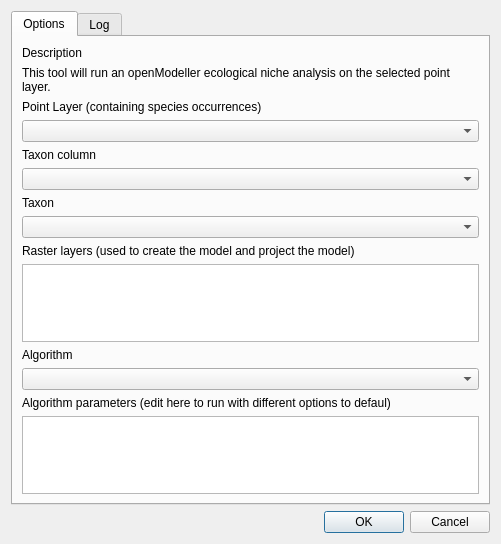
<?xml version="1.0" encoding="UTF-8"?>
<ui version="4.0">
 <class>OpenModellerDialogBase</class>
 <widget class="QDialog" name="OpenModellerDialogBase">
  <property name="geometry">
   <rect>
    <x>0</x>
    <y>0</y>
    <width>501</width>
    <height>544</height>
   </rect>
  </property>
  <property name="windowTitle">
   <string>openModeller</string>
  </property>
  <layout class="QGridLayout" name="gridLayout">
   <item row="0" column="0">
    <widget class="QTabWidget" name="tabs">
     <property name="currentIndex">
      <number>0</number>
     </property>
     <widget class="QWidget" name="options_tab">
      <attribute name="title">
       <string>Options</string>
      </attribute>
      <layout class="QGridLayout" name="gridLayout_3">
       <item row="0" column="0">
        <widget class="QLabel" name="label">
         <property name="text">
          <string>Description</string>
         </property>
        </widget>
       </item>
       <item row="1" column="0">
        <widget class="QLabel" name="label_3">
         <property name="text">
          <string>This tool will run an openModeller ecological niche analysis on the selected point layer.</string>
         </property>
         <property name="wordWrap">
          <bool>true</bool>
         </property>
        </widget>
       </item>
       <item row="2" column="0">
        <widget class="QLabel" name="label_2">
         <property name="text">
          <string>Point Layer (containing species occurrences)</string>
         </property>
        </widget>
       </item>
       <item row="3" column="0">
        <widget class="QComboBox" name="point_layers"/>
       </item>
       <item row="4" column="0">
        <widget class="QLabel" name="label_4">
         <property name="text">
          <string>Taxon column</string>
         </property>
        </widget>
       </item>
       <item row="5" column="0">
        <widget class="QComboBox" name="taxon_column"/>
       </item>
       <item row="6" column="0">
        <widget class="QLabel" name="label_5">
         <property name="text">
          <string>Taxon</string>
         </property>
        </widget>
       </item>
       <item row="7" column="0">
        <widget class="QComboBox" name="taxon"/>
       </item>
       <item row="8" column="0">
        <widget class="QLabel" name="label_8">
         <property name="text">
          <string>Raster layers (used to create the model and project the model)</string>
         </property>
        </widget>
       </item>
       <item row="9" column="0">
        <widget class="QListWidget" name="raster_layers">
         <property name="selectionMode">
          <enum>QAbstractItemView::MultiSelection</enum>
         </property>
        </widget>
       </item>
       <item row="10" column="0">
        <widget class="QLabel" name="label_6">
         <property name="text">
          <string>Algorithm</string>
         </property>
        </widget>
       </item>
       <item row="11" column="0">
        <widget class="QComboBox" name="algorithm"/>
       </item>
       <item row="12" column="0">
        <widget class="QLabel" name="label_7">
         <property name="text">
          <string>Algorithm parameters (edit here to run with different options to defaul)</string>
         </property>
        </widget>
       </item>
       <item row="13" column="0">
        <widget class="QPlainTextEdit" name="algorithm_parameters"/>
       </item>
      </layout>
     </widget>
     <widget class="QWidget" name="output_tab">
      <attribute name="title">
       <string>Log</string>
      </attribute>
      <layout class="QGridLayout" name="gridLayout_2">
       <item row="4" column="0">
        <widget class="QProgressBar" name="projection_progress">
         <property name="value">
          <number>24</number>
         </property>
        </widget>
       </item>
       <item row="0" column="0">
        <widget class="QPlainTextEdit" name="log"/>
       </item>
       <item row="2" column="0">
        <widget class="QProgressBar" name="creation_progress">
         <property name="value">
          <number>24</number>
         </property>
        </widget>
       </item>
       <item row="1" column="0">
        <widget class="QLabel" name="label_9">
         <property name="text">
          <string>Model creation progress:</string>
         </property>
        </widget>
       </item>
       <item row="3" column="0">
        <widget class="QLabel" name="label_10">
         <property name="text">
          <string>Model projection progress:</string>
         </property>
        </widget>
       </item>
      </layout>
     </widget>
    </widget>
   </item>
   <item row="1" column="0">
    <widget class="QDialogButtonBox" name="button_box">
     <property name="standardButtons">
      <set>QDialogButtonBox::Cancel|QDialogButtonBox::Ok</set>
     </property>
    </widget>
   </item>
  </layout>
 </widget>
 <resources/>
 <connections/>
</ui>
